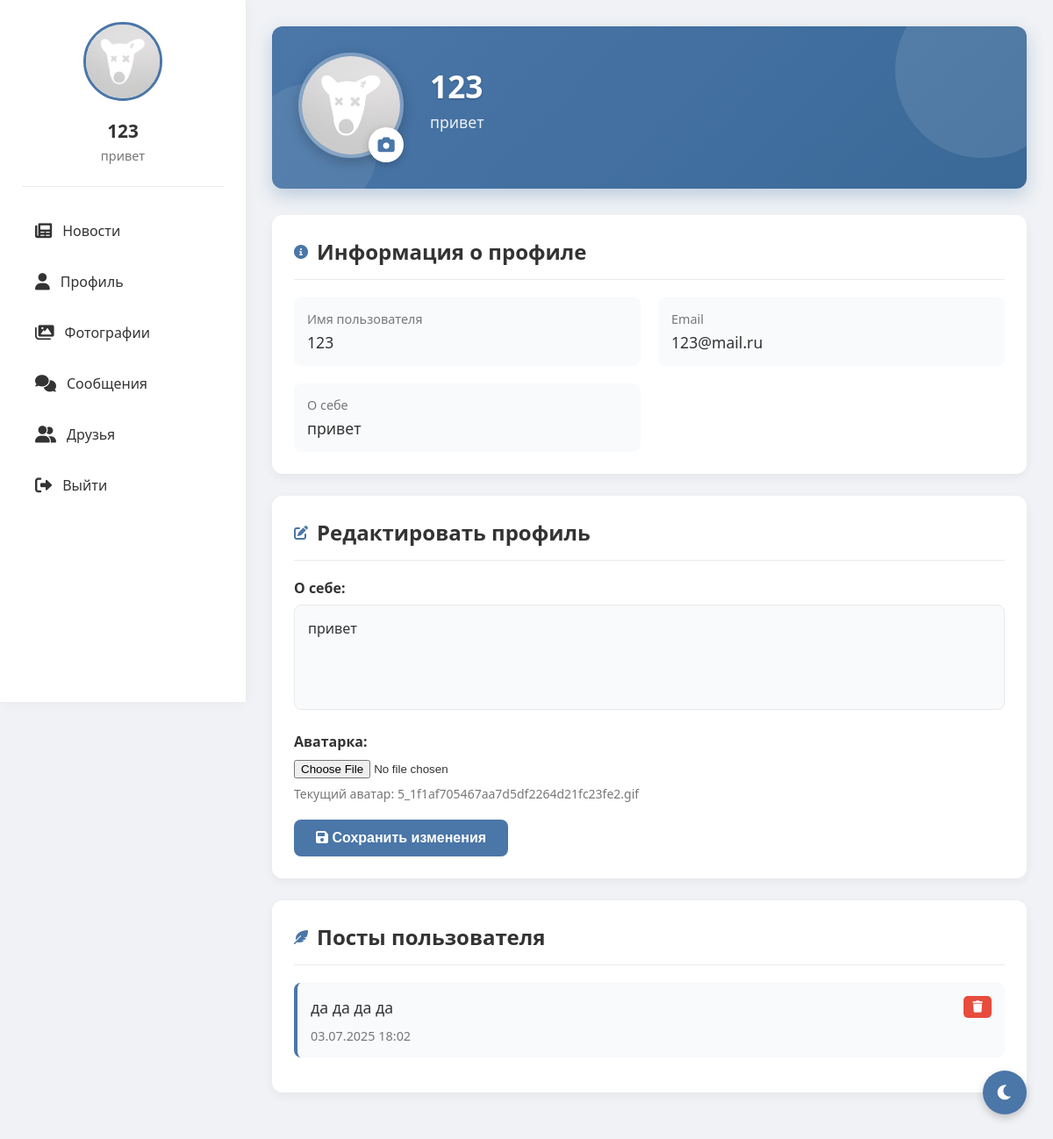
/profile (signed in), run on an earlier commit of the app's database.
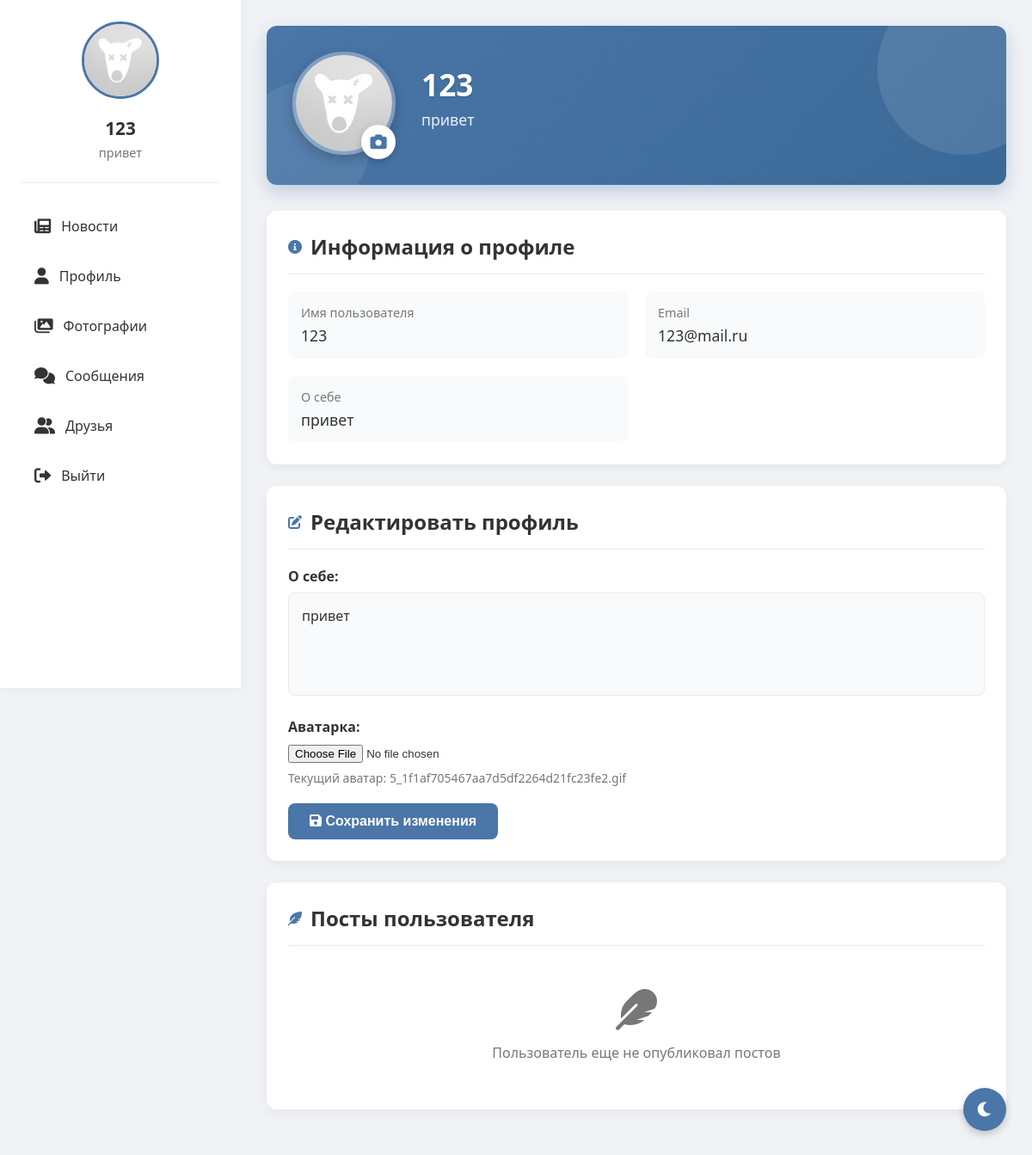
And on a later commit of the database.
### tables this page shows
CREATE TABLE users (
                id INTEGER PRIMARY KEY AUTOINCREMENT,
                username TEXT UNIQUE NOT NULL,
                password TEXT NOT NULL,
                email TEXT,
                bio TEXT,
                avatar TEXT, role TEXT DEFAULT 'user' CHECK(role IN ('admin', 'moderator', 'user')), is_online BOOLEAN DEFAULT FALSE, last_seen DATETIME);

CREATE TABLE posts (
                id INTEGER PRIMARY KEY AUTOINCREMENT,
                user_id INTEGER NOT NULL,
                content TEXT NOT NULL,
                timestamp DATETIME DEFAULT CURRENT_TIMESTAMP,
                FOREIGN KEY(user_id) REFERENCES users(id));

### routes/profile.py (the view, shortened to what this page needs)
@bp.route('/profile', methods=['GET', 'POST'], defaults={'user_id': None})
@bp.route('/profile/<int:user_id>', methods=['GET'])
def profile(user_id):
    if 'user_id' not in session:
        return redirect(url_for('auth.index'))
    if user_id is None:
        user_id = session['user_id']
        is_own_profile = True
    else:
        is_own_profile = (user_id == session['user_id'])
    conn = get_db()
    c = conn.cursor()
    c.execute("SELECT id, username, email, bio, avatar FROM users WHERE id = ?", (user_id,))
    user = c.fetchone()
    if not user:
        flash('Пользователь не найден', 'error')
        conn.close()
        return redirect(url_for('feed.feed'))
    user_data = {
        'id': user[0],
        'username': user[1],
        'email': user[2],
        'bio': user[3],
        'avatar': user[4]
    }
    c.execute("SELECT id, content, timestamp FROM posts WHERE user_id = ? ORDER BY timestamp DESC", (user_id,))
    posts = c.fetchall()
    conn.close()
    return render_template('profile.html',
                         user=user_data,
                         posts=posts,
                         is_own_profile=is_own_profile)

### app.py (called while the page is built)
def datetimeformat(value, format='%d.%m.%Y %H:%M'):
    if isinstance(value, str):
        value = datetime.strptime(value, '%Y-%m-%d %H:%M:%S')
    return value.strftime(format)

### models.py (called while the page is built)
def get_db():
    conn = sqlite3.connect('social_network.db')
    conn.row_factory = sqlite3.Row
    return conn

### templates/profile.html (shortened to what this page needs)
<!DOCTYPE html>
<html lang="ru">
<head>
    <link href="https://cdnjs.cloudflare.com/ajax/libs/font-awesome/6.0.0/css/all.min.css" rel="stylesheet">
</head>
<body>
    <div class="app-container">
        <div class="sidebar">
            <div class="profile-card">
                <img src="{{ url_for('static', filename='uploads/' + user.avatar) if user.avatar else url_for('static', filename='uploads/default_avatar.png') }}"
                     alt="Avatar"
                     id="sidebar-avatar"
                     onerror="this.onerror=null; this.src='{{ url_for('static', filename='uploads/default_avatar.png') }}'">
                <h3>{{ user.username }}</h3>
                <p>{{ user.bio or 'Статус не указан' }}</p>
            </div>
            <div class="nav">
                <a href="{{ url_for('feed.feed') }}">
                    <i class="fas fa-newspaper"></i> Новости
                </a>
                <a href="{{ url_for('profile.profile') }}">
                    <i class="fas fa-user"></i> Профиль
                </a>
                <a href="{{ url_for('gallery.gallery') }}">
                    <i class="fas fa-images"></i> Фотографии
                </a>
                <a href="{{ url_for('messages.messages') }}" {% if active_page == 'messages' %}class="active"{% endif %}>
                    <i class="fas fa-comments"></i> Сообщения
                </a>
                <a href="{{ url_for('friends.friends') }}" {% if active_page == 'friends' %}class="active"{% endif %}>
                    <i class="fas fa-user-friends"></i> Друзья
                </a>
                <a href="{{ url_for('static.logout') }}">
                    <i class="fas fa-sign-out-alt"></i> Выйти
                </a>
            </div>
        </div>
        <div class="content">
            <div class="profile-header">
                <div class="profile-avatar">
                    <img src="{{ url_for('static', filename='uploads/' + user.avatar) if user.avatar else url_for('static', filename='uploads/default_avatar.png') }}"
                         alt="Avatar"
                         id="header-avatar"
                         onerror="this.onerror=null; this.src='{{ url_for('static', filename='uploads/default_avatar.png') }}'">
                    {% if is_own_profile %}
                    <div class="avatar-upload" title="Сменить аватар">
                        <i class="fas fa-camera"></i>
                    </div>
                    {% endif %}
                </div>
                <div class="profile-info">
                    <h1>{{ user.username }}</h1>
                    <p>{{ user.bio or 'Пользователь социальной сети' }}</p>
                    <div class="profile-stats">
                    </div>
                </div>
            </div>
            <div class="section">
                <div class="section-title">
                    <i class="fas fa-info-circle"></i>
                    <h2>Информация о профиле</h2>
                </div>
                <div class="info-grid">
                    <div class="info-item">
                        <label>Имя пользователя</label>
                        <p>{{ user.username }}</p>
                    </div>
                    <div class="info-item">
                        <label>Email</label>
                        <p>{{ user.email or 'Не указан' }}</p>
                    </div>
                    <div class="info-item">
                        <label>О себе</label>
                        <p>{{ user.bio or 'Не указано' }}</p>
                    </div>
                </div>
            </div>
            {% if is_own_profile %}
            <div class="section">
                <div class="section-title">
                    <i class="fas fa-edit"></i>
                    <h2>Редактировать профиль</h2>
                </div>
                <form method="POST" enctype="multipart/form-data" class="edit-form" id="profile-form">
                    <div class="form-group">
                        <label for="bio">О себе:</label>
                        <textarea id="bio" name="bio" placeholder="Расскажите о себе...">{{ user.bio or '' }}</textarea>
                    </div>
                    <div class="form-group">
                        <label for="avatar-file">Аватарка:</label>
                        <input type="file" id="avatar-file" name="avatar" accept="image/*">
                        <p style="margin-top: 8px; font-size: 14px; color: var(--text-secondary);">
                            {% if user.avatar %}
                                Текущий аватар: {{ user.avatar }}
                            {% else %}
                                Аватар не установлен
                            {% endif %}
                        </p>
                    </div>
                    <button type="submit">
                        <i class="fas fa-save"></i> Сохранить изменения
                    </button>
                </form>
            </div>
            {% endif %}
            <div class="section user-posts">
                <div class="section-title">
                    <i class="fas fa-feather-alt"></i>
                    <h2>Посты пользователя</h2>
                </div>
                {% if posts %}
                    {% for post in posts %}
                    <div class="post-item">
                        <div class="post-content">{{ post[1] }}</div>
                        <div class="post-time">{{ post[2] | datetimeformat }}</div>
                        {% if is_own_profile %}
                        <form method="POST" action="{{ url_for('profile.delete_post', post_id=post[0]) }}">
                            <button type="submit" class="delete-btn" onclick="return confirm('Удалить этот пост?')">
                                <i class="fas fa-trash"></i>
                            </button>
                        </form>
                        {% endif %}
                    </div>
                    {% endfor %}
                {% else %}
                    <div class="empty-posts">
                        <i class="fas fa-feather"></i>
                        <p>Пользователь еще не опубликовал постов</p>
                    </div>
                {% endif %}
            </div>
        </div>
    </div>
    <button class="theme-toggle" id="themeToggle">
        <i class="fas fa-moon"></i>
    </button>
</body>
</html>

What changed in the data, as far as the page shows it:
removed posts: content "да да да да", timestamp "03.07.2025 18:02"
Also different on the page:
text now shown: "Пользователь еще не опубликовал постов"
